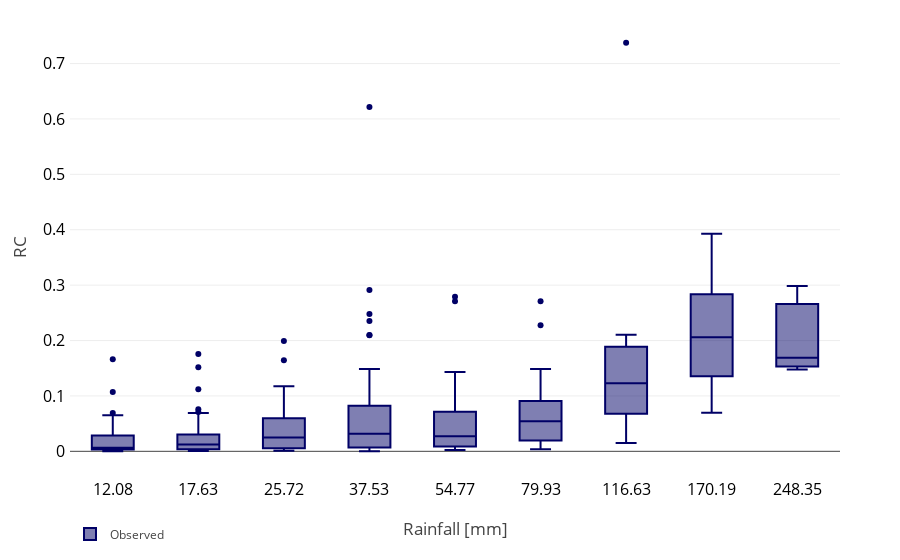

The notebook cell saved with this chart:
### Code cell
bins = np.linspace(np.log(10),np.log(300),10)
DicStats = ser.Runoff_groupByRain(D, bins = bins)
DicStatsH03 = ser.Runoff_groupByRain(Dh03, bins = bins)
DicStatsH05 = ser.Runoff_groupByRain(Dh05, bins = bins)
DicStatsH01 = ser.Runoff_groupByRain(Dh01, bins = bins)
DicStatsH15 = ser.Runoff_groupByRain(Dh15, bins = bins)
div, fig = RCplot_boxplot(DicStats)

### Figure 1 — Plotly figure (JSON) as saved in the notebook; plotly's stock layout.template omitted (floating-point values rounded to 4 significant figures; data arrays with more than 128 entries replaced by an {"elided": "..."} marker saying what was removed)
{"data": [{"marker": {"color": "rgb(0,0, 102)"}, "name": "Observed", "type": "box", "x": {"elided": "318 float values"}, "y": {"elided": "318 float values"}}], "layout": {"autosize": true, "boxmode": "group", "legend": {"orientation": "h"}, "margin": {"b": 50, "l": 70, "pad": 4, "r": 60, "t": 20}, "showlegend": true, "xaxis": {"autorange": true, "range": [2.303, 5.704], "tickfont": {"color": "black", "size": 16}, "ticktext": ["12.08", "17.63", "25.72", "37.53", "54.77", "79.93", "116.63", "170.19", "248.35"], "tickvals": [2.492, 2.869, 3.247, 3.625, 4.003, 4.381, 4.759, 5.137, 5.515], "title": {"font": {"size": 17}, "text": "Rainfall [mm]"}, "type": "linear"}, "yaxis": {"autorange": true, "range": [-0.04094, 0.7786], "tickfont": {"color": "black", "size": 16}, "title": {"font": {"size": 17}, "text": "RC"}, "type": "linear"}}}
